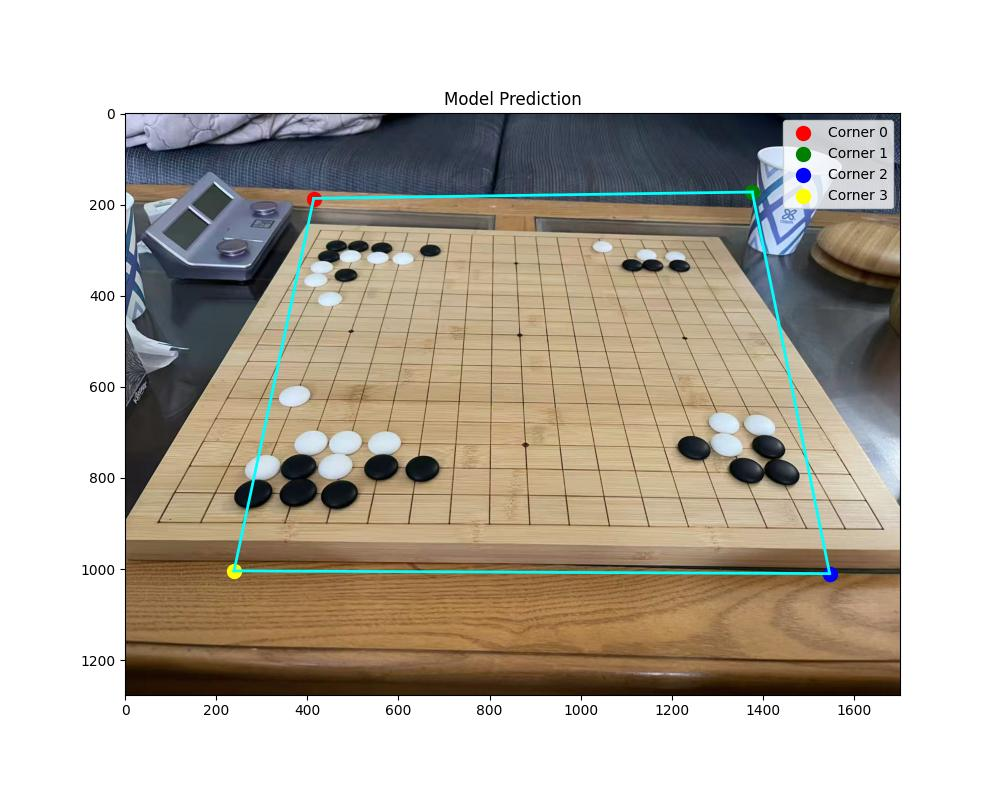
#> input picture AI_CornerDetect/data_check/pred_Board1.jpg, 1000 x 800 px
$ python G-Improve.py --image ../AI_CornerDetect/data_check/pred_Board1.jpg   (older library calls are emulated)
#> lines starting #> are read from the running program, lines starting #| are printed output that depends on the picture; after the words box and inside, x2 and y2 are one past the last pixel; in counts of white or black regions, pixels touching at a corner belong together
import cv2
import numpy as np
import argparse


def find_board_contour(img):

    gray = cv2.cvtColor(img, cv2.COLOR_BGR2GRAY)

    blur = cv2.GaussianBlur(gray,(5,5),0)

    edges = cv2.Canny(blur,50,150)

    contours,_ = cv2.findContours(edges,cv2.RETR_EXTERNAL,cv2.CHAIN_APPROX_SIMPLE)

    max_area = 0
    best = None

    for c in contours:

        area = cv2.contourArea(c)

        if area < 5000:
            continue

        peri = cv2.arcLength(c,True)

        approx = cv2.approxPolyDP(c,0.02*peri,True)

        if len(approx)==4 and area>max_area:

            best = approx
            max_area = area

    return best


def order_points(pts):

    pts = pts.reshape(4,2)

    s = pts.sum(axis=1)

    diff = np.diff(pts,axis=1)

    rect = np.zeros((4,2),dtype="float32")

    rect[0] = pts[np.argmin(s)]
    rect[2] = pts[np.argmax(s)]

    rect[1] = pts[np.argmin(diff)]
    rect[3] = pts[np.argmax(diff)]

    return rect


def perspective(img, pts):

    rect = order_points(pts)

    (tl,tr,br,bl) = rect

    width = int(max(
        np.linalg.norm(br-bl),
        np.linalg.norm(tr-tl)
    ))

    height = int(max(
        np.linalg.norm(tr-br),
        np.linalg.norm(tl-bl)
    ))

    dst = np.array([
        [0,0],
        [width-1,0],
        [width-1,height-1],
        [0,height-1]
    ],dtype="float32")

    M = cv2.getPerspectiveTransform(rect,dst)

    warp = cv2.warpPerspective(img,M,(width,height))

    return warp


def projection_lines(board):

    gray = cv2.cvtColor(board,cv2.COLOR_BGR2GRAY)

    sobelx = cv2.Sobel(gray,cv2.CV_64F,1,0,ksize=3)
    sobely = cv2.Sobel(gray,cv2.CV_64F,0,1,ksize=3)

    vx = np.sum(np.abs(sobelx),axis=0)
    vy = np.sum(np.abs(sobely),axis=1)

    vx = (vx - vx.min())/(vx.max()-vx.min())
    vy = (vy - vy.min())/(vy.max()-vy.min())

    cols = np.argsort(vx)[-19:]
    rows = np.argsort(vy)[-19:]

    return sorted(cols),sorted(rows)


def draw_grid(board,cols,rows):

    vis = board.copy()

    for c in cols:
        cv2.line(vis,(c,0),(c,vis.shape[0]),(0,255,0),1)

    for r in rows:
        cv2.line(vis,(0,r),(vis.shape[1],r),(255,0,0),1)

    for c in cols:
        for r in rows:
            cv2.circle(vis,(c,r),3,(0,0,255),-1)

    return vis


def main():

    parser = argparse.ArgumentParser()

    parser.add_argument("--image",required=True)

    args = parser.parse_args()

    img = cv2.imread(args.image)
#> img is the input picture: shape (800, 1000, 3); mean B, G, R 170.8, 181.8, 189

    contour = find_board_contour(img)
#> in find_board_contour, `gray = cv2.cvtColor(img, cv2.COLOR_BGR2GRAY)`:
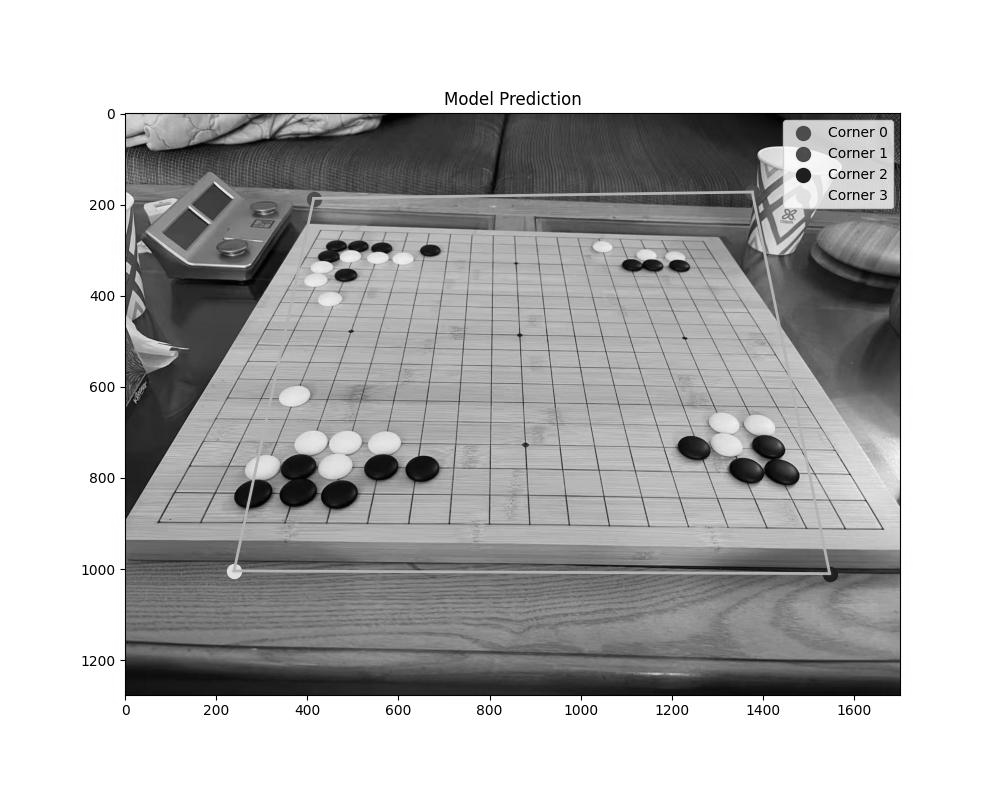
#> gray: shape (800, 1000); min 0, max 255, mean 182.7
#> in find_board_contour, `edges = cv2.Canny(blur,50,150)`:
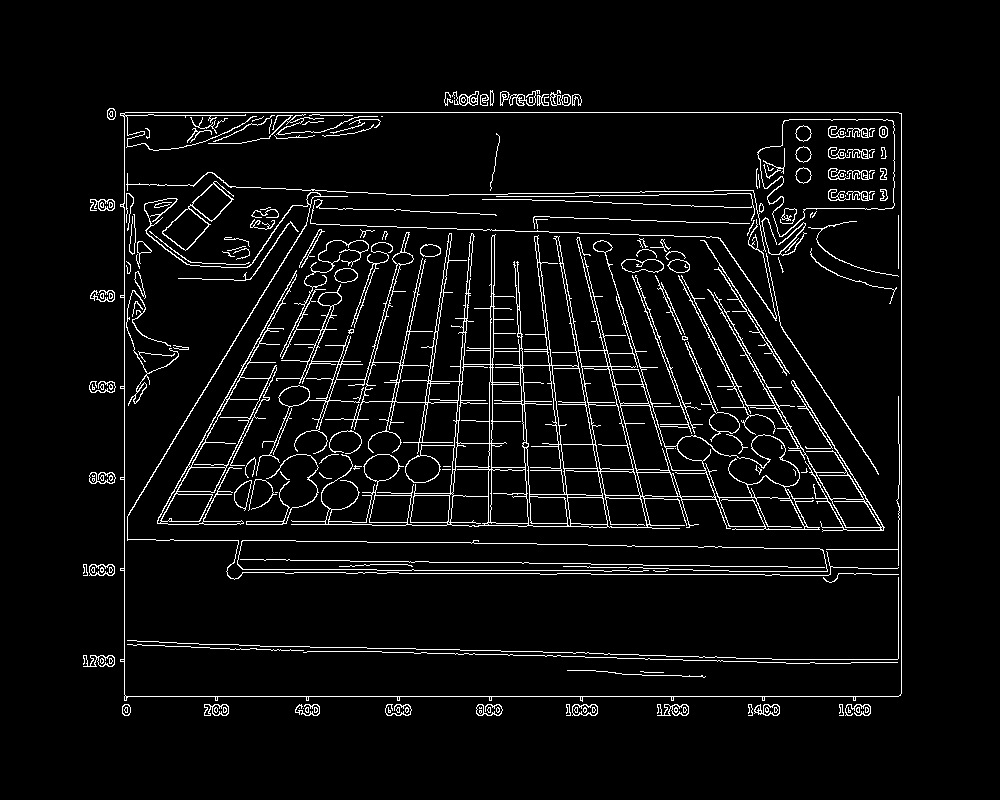
#> edges: shape (800, 1000); 5% white in thin lines or dots, all inside (x1, y1, x2, y2) = (83, 90, 902, 716)
#> in find_board_contour, `contours,_ = cv2.findContours(edges,cv2.RETR_EXTERNAL,cv2.CHAIN_APPROX..`: contours = 53 contours, 28 with area under 20; largest, box (x1, y1, x2, y2) and area: (120, 112, 902, 702) 453910, (89, 564, 115, 576) 245, (572, 704, 598, 716) 244, (83, 655, 115, 667) 215, (204, 704, 229, 716) 214
#> the loop in find_board_contour, `for c in contours: ` made 53 passes
#> (area, peri, best, max_area) on pass 40: (453909.5, 2830, [[120, 113], [124, 700], [900, 695], [901, 113]], 453909.5)
#> area on passes 13, 15, 17, 18, 20, 21: 28.5, 203.5, 213.5, 244, 90.5, 25.5
#> after the loop in find_board_contour, `for c in contours:`: max_area = 453909.5
#> contour = [[120, 113], [124, 700], [900, 695], [901, 113]]

    if contour is None:
        print("Board not found")
        return

    board = perspective(img,contour)
#> in order_points, `s = pts.sum(axis=1)`: s = [233, 824, 1595, 1014]
#> in order_points, `diff = np.diff(pts,axis=1)`: diff = [-7, 576, -205, -788]
#> in perspective, `rect = order_points(pts)`: rect = [[120, 113], [901, 113], [900, 695], [124, 700]]
#> in perspective, `(tl,tr,br,bl) = rect`: tl = [120, 113]; tr = [901, 113]; br = [900, 695]; bl = [124, 700]
#> in perspective, `width = int(max( np.linalg.norm(br-bl), np.linalg.norm(tr-tl) ))`: width = 781
#> in perspective, `height = int(max( np.linalg.norm(tr-br), np.linalg.norm(tl-bl) ))`: height = 587
#> in perspective, `dst = np.array([ [0,0], [width-1,0], [width-1,height-1], [0,height-1] ..`: dst = [[0, 0], [780, 0], [780, 586], [0, 586]]
#> in perspective, `M = cv2.getPerspectiveTransform(rect,dst)`: M = [[0.988, -0.00673, -117.8], [1.58e-17, 0.989, -111.8], [-1.09e-05, -1.08e-05, 1]]

    cols,rows = projection_lines(board)
#> in projection_lines, `gray = cv2.cvtColor(board,cv2.COLOR_BGR2GRAY)`:
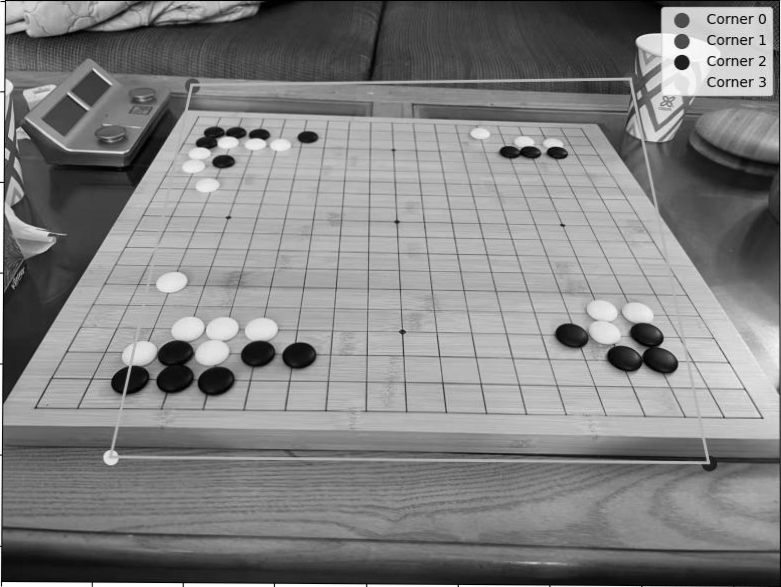
#> gray: shape (587, 781); min 0, max 255, mean 129.6
#> in projection_lines, `sobely = cv2.Sobel(gray,cv2.CV_64F,0,1,ksize=3)`:
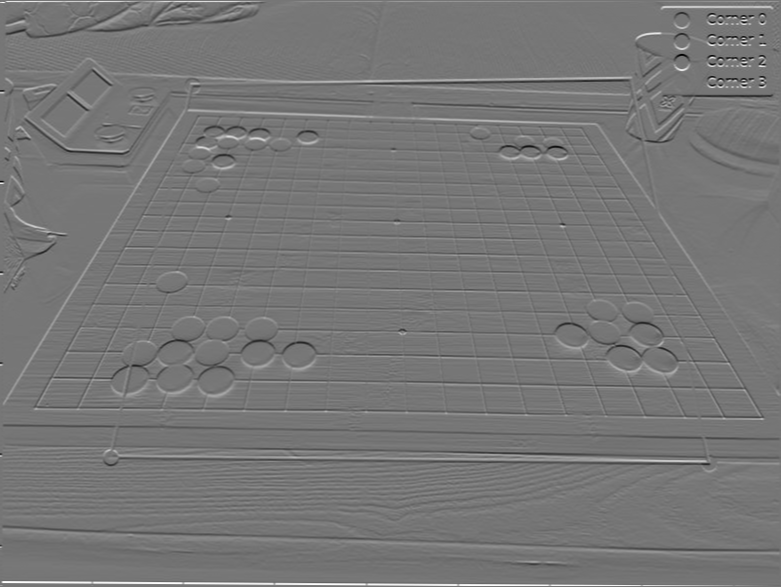
#> sobely: shape (587, 781) float64; min -880, max 1012, mean 2.2; drawn with min black and max white
#> in projection_lines, `vx = np.sum(np.abs(sobelx),axis=0)`: vx = 781 values, max 289753 at index 3, min 0 at index 0, mean 16038
#> in projection_lines, `vy = np.sum(np.abs(sobely),axis=1)`: vy = 587 values, max 298359 at index 585, min 0 at index 0, mean 35271.5
#> in projection_lines, `vx = (vx - vx.min())/(vx.max()-vx.min())`: vx = 781 values, max 1 at index 3, min 0 at index 0, mean 0.0554
#> in projection_lines, `vy = (vy - vy.min())/(vy.max()-vy.min())`: vy = 587 values, max 1 at index 585, min 0 at index 0, mean 0.118
#> in projection_lines, `cols = np.argsort(vx)[-19:]`: cols = 19 values, max 779 at index 16, min 1 at index 15, mean 329.5
#> in projection_lines, `rows = np.argsort(vy)[-19:]`: rows = 19 values, max 585 at index 18, min 1 at index 15, mean 337.3
#> cols = [1, 2, 3, 4, 5, 6, 9, 13, 14, 367, 368, 369, 661, 662, 674, 772, 773, 778, 779]; rows = [1, 6, 78, 79, 80, 81, 82, 455, 456, 457, 458, 459, 460, 461, 462, 582, 583, 584, 585]

    vis = draw_grid(board,cols,rows)
#> the loop in draw_grid, `for c in cols:` made 19 passes
#> c on passes 7 to 18: 9, 13, 14, 367, 368, 369, 661, 662, 674, 772, 773, 778
#> after the loop in draw_grid, `for c in cols:`:
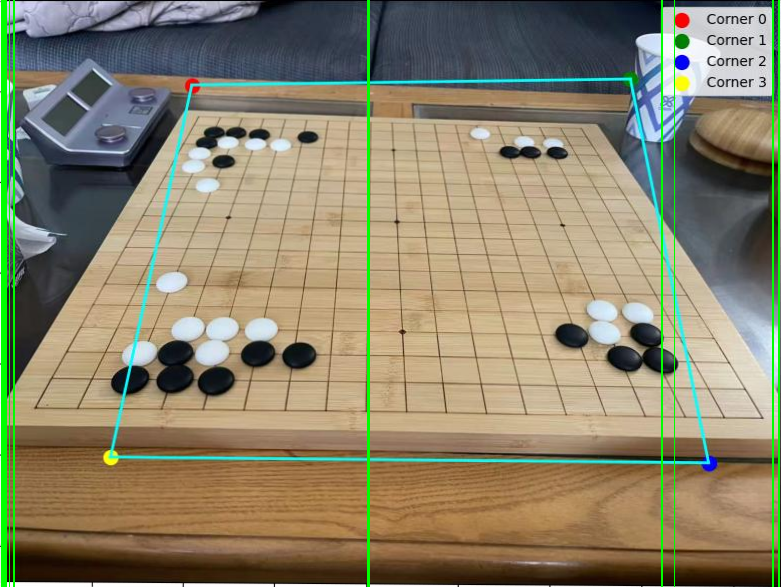
#> vis: shape (587, 781, 3); mean B, G, R 106, 131.3, 137.7
#> the loop in draw_grid, `for r in rows:` made 19 passes
#> r on passes 2 to 13: 6, 78, 79, 80, 81, 82, 455, 456, 457, 458, 459, 460
#> after the loop in draw_grid, `for r in rows:`:
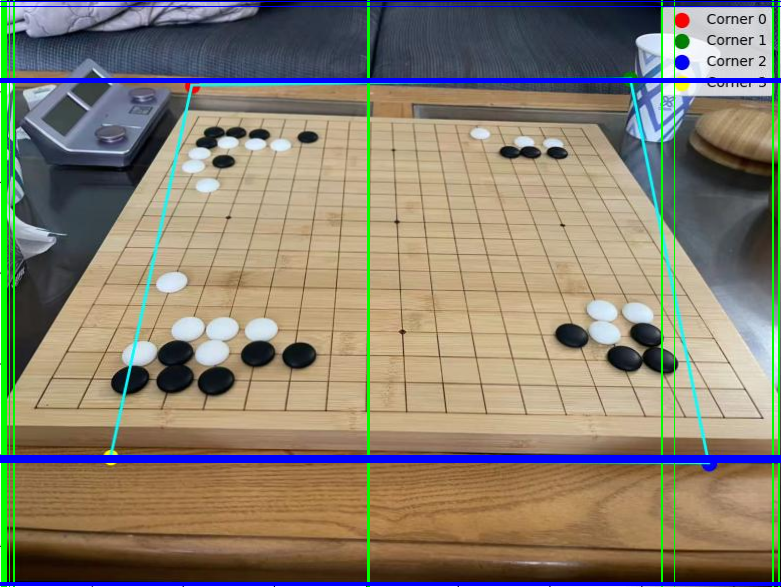
#> vis: shape (587, 781, 3); 3.24% of pixels changed, all inside (x1, y1, x2, y2) = (0, 1, 781, 586)
#> after the loop in draw_grid, `for c in cols:`:
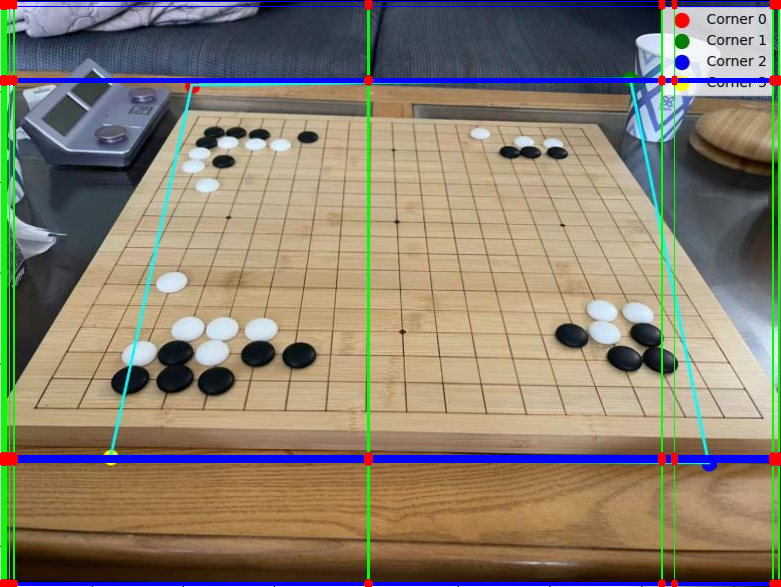
#> vis: shape (587, 781, 3); 0.43% of pixels changed, all inside (x1, y1, x2, y2) = (0, 0, 781, 587)

    cv2.imshow("board",board)
    cv2.imshow("grid",vis)

    cv2.waitKey(0)


if __name__=="__main__":
    main()
